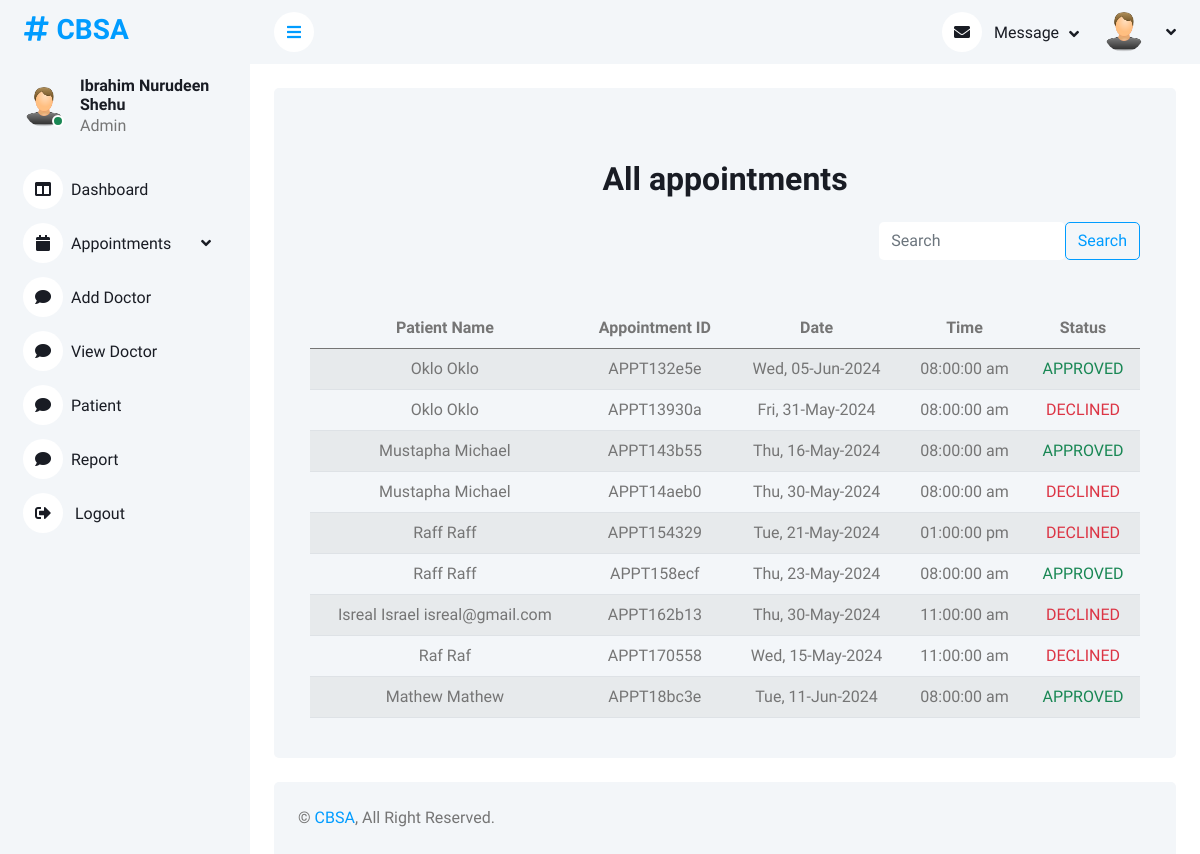
The app's page /admin/all-appointments.php (signed in) with its own data.
### tables this page shows
CREATE TABLE `appointment` (
  `appointment_id` varchar(255) NOT NULL,
  `fullname` varchar(255) NOT NULL,
  `email` varchar(255) NOT NULL,
  `phone_number` varchar(255) NOT NULL,
  `appointment_date` date NOT NULL,
  `appointment_time` time NOT NULL,
  `appointment_status` varchar(255) DEFAULT NULL,
  `student_id` int(11) DEFAULT NULL,
  `booking_time` timestamp NOT NULL DEFAULT current_timestamp()
);

CREATE TABLE `student` (
  `student_id` int(11) NOT NULL,
  `firstname` varchar(255) NOT NULL,
  `lastname` varchar(255) NOT NULL,
  `othername` varchar(255) NOT NULL,
  `email` varchar(255) NOT NULL,
  `matric` varchar(255) NOT NULL,
  `password` varchar(255) NOT NULL,
  `blood_group` varchar(255) DEFAULT NULL,
  `genotype` varchar(255) DEFAULT NULL,
  `time` timestamp NOT NULL DEFAULT current_timestamp()
);

### admin/all-appointments.php (the view, shortened to what this page needs)
<?php
include("../include/connect.php");
if (isset($_SESSION["admin_id"])) {
    $user_id = $_SESSION["admin_id"];
    $sql = mysqli_query($connect,"SELECT * FROM `admin` WHERE admin_id = $user_id");
    $fetch = mysqli_fetch_assoc($sql);
    $fullname = $fetch["fullname"];
}
?>
<!DOCTYPE html>
<html lang="en">
<head>
    <link href="https://cdnjs.cloudflare.com/ajax/libs/font-awesome/5.10.0/css/all.min.css" rel="stylesheet">
    <link href="https://cdn.jsdelivr.net/npm/bootstrap-icons@1.4.1/font/bootstrap-icons.css" rel="stylesheet">
    <link href="lib/owlcarousel/assets/owl.carousel.min.css" rel="stylesheet">
    <link href="lib/tempusdominus/css/tempusdominus-bootstrap-4.min.css" rel="stylesheet" />
    <link href="css/bootstrap.min.css" rel="stylesheet">
    <link href="css/style.css" rel="stylesheet">
</head>
<body>
    <div class="container-xxl position-relative bg-white d-flex p-0">
        <div class="sidebar pe-4 pb-3">
            <nav class="navbar bg-light navbar-light">
                <a href="dashboard.php" class="navbar-brand mx-4 mb-3">
                    <h3 class="text-primary"><i class="fa fa-hashtag me-2"></i>CBSA</h3>
                </a>
                <div class="d-flex align-items-center ms-4 mb-4">
                    <div class="position-relative">
                        <img class="rounded-circle" src="./img/user.png" alt="" style="width: 40px; height: 40px;">
                        <div class="bg-success rounded-circle border border-2 border-white position-absolute end-0 bottom-0 p-1"></div>
                    </div>
                    <div class="ms-3">
                        <h6 class="mb-0"><?php echo $fullname;?></h6>
                        <span>Admin</span>
                    </div>
                </div>
                <div class="navbar-nav w-100">
                    <a href="dashboard.php" class="nav-item nav-link"><i class="fas fa-columns me-2"></i>Dashboard</a>
                    <div class="nav-item dropdown">
                        <a href="#" class="nav-link dropdown-toggle" data-bs-toggle="dropdown"><i class="fas fa-calendar me-2"></i>Appointments</a>
                    </div>
                    <a href="add_doctor.php" class="nav-item nav-link"><i class="fas fa-comment me-2"></i>Add Doctor</a>
                    <a href="view_doctor.php" class="nav-item nav-link"><i class="fas fa-comment me-2"></i>View Doctor</a>
                    <a href="patient.php" class="nav-item nav-link"><i class="fas fa-comment me-2"></i>Patient</a>
                    <a href="report.php" class="nav-item nav-link"><i class="fas fa-comment me-2"></i>Report</a>
                    <a href="#" onclick="logout()" class="nav-item nav-link"> <i class="fas fa-sign-out-alt me-2"></i>
                        Logout</a>
                    </div>
                </div>
        </div>
        <div class="content">
            <nav class="navbar navbar-expand bg-light navbar-light sticky-top px-4 py-0">
                <a href="#" class="sidebar-toggler flex-shrink-0">
                    <i class="fa fa-bars"></i>
                </a>
                <div class="navbar-nav align-items-center ms-auto">
                    <div class="nav-item dropdown">
                        <a href="#" class="nav-link dropdown-toggle" data-bs-toggle="dropdown">
                            <i class="fa fa-envelope me-lg-2"></i>
                            <span class="d-none d-lg-inline-flex">Message</span>
                        </a>
                    </div>
                    <div class="nav-item dropdown">
                        <a href="#" class="nav-link dropdown-toggle" data-bs-toggle="dropdown">
                            <img class="rounded-circle me-lg-2" src="./img/user.png" alt="" style="width: 40px; height: 40px;">
                        </a>
                    </div>
                </div>
            </nav>
            <div class="container-fluid pt-4 px-4">
                <div class="bg-light text-center rounded p-4">
                <div class="container mt-5">
    <h2 class="mb-4">All appointments</h2>
    <div class="row">
        <form class="col-sm-4 ms-auto d-flex mb-5" action="search.php" method="get">
            <input class="form-control border-0" type="search" name="search" placeholder="Search">
            <input class="btn btn-outline-primary" value="Search" type="submit">
        </form>
    </div>
    <div class="table-responsive">
        <table class="table table-striped">
            <thead>
                <tr>
                    <th scope="col">Patient Name</th>
                    <th scope="col">Appointment ID</th>
                    <th scope="col">Date</th>
                    <th scope="col">Time</th>
                    <th scope="col">Status</th>
                </tr>
            </thead>
            <tbody>
            <?php
$pending_appt = mysqli_query($connect,"SELECT * FROM `appointment` INNER JOIN `student` ON appointment.student_id = student.student_id");
                while ($pending_appt_fetch = mysqli_fetch_assoc($pending_appt)) {
                    $patient_firstname = $pending_appt_fetch["firstname"];
                    $patient_lastname = $pending_appt_fetch["lastname"];
                    if (isset($pending_appt_fetch["othername"])) {
                        $patient_othername = $pending_appt_fetch["othername"];
                    }else{
                        $patient_othername = null;
                    }
                    $appointment_id = $pending_appt_fetch["appointment_id"];
                    $appointment_date = $pending_appt_fetch["appointment_date"];
                     $appointment_date = strtotime($appointment_date);
                     $appointment_date = date("D, d-M-Y",$appointment_date);
                     $appointment_time = $pending_appt_fetch["appointment_time"];
                     $appointment_time = strtotime($appointment_time);
                     $appointment_time = date("h:i:s a",$appointment_time);
                    $appointment_status = $pending_appt_fetch["appointment_status"];
                    switch ($appointment_status) {
                            case 'DECLINED':
                                echo '
                                    <tr>
                                        <td>'.$patient_firstname . " " . $patient_lastname ." ".$patient_othername.' </td>
                                        <td>'. $appointment_id  .'</td>
                                        <td>'. $appointment_date  .'</td>
                                        <td>'. $appointment_time  .'</td>
                                        <td class="text-danger">'. $appointment_status  .'</td>
                                    </tr>
                                ';
                                break;
                        default:
                            echo '
                                <tr>
                                    <td>'.$patient_firstname . " " . $patient_lastname ." ".$patient_othername.' </td>
                                    <td>'. $appointment_id  .'</td>
                                    <td>'. $appointment_date  .'</td>
                                    <td>'. $appointment_time  .'</td>
                                    <td class="text-success">'. $appointment_status  .'</td>
                                </tr>
                            ';
                            break;
                    }
                }
              ?>
            </tbody>
        </table>
    </div>
</div>
        </div>
            </div>
            <div class="container-fluid pt-4 px-4">
                <div class="bg-light rounded-top p-4">
                    <div class="row">
                        <div class="col-12 col-sm-6 text-center text-sm-start">
                            &copy; <a href="#">CBSA</a>, All Right Reserved.
                        </div>
                    </div>
                </div>
            </div>
        </div>
</body>
</html>

### admin/css/style.css (style rules this page uses)
:root { --primary: #009CFF; --light: #F3F6F9; --dark: #191C24; }
.btn { transition: .5s; }
.sidebar { position: fixed; top: 0; left: 0; bottom: 0; width: 250px; height: 100vh; overflow-y: auto; background: var(--light); transition: 0.5s; z-index: 999; }
.content { margin-left: 250px; min-height: 100vh; background: #FFFFFF; transition: 0.5s; }
@media (min-width: 992px) { .sidebar { margin-left: 0; } }
@media (min-width: 992px) { .content { width: calc(100% - 250px); } }
.sidebar .navbar .navbar-nav .nav-link { padding: 7px 20px; color: var(--dark); font-weight: 500; border-left: 3px solid var(--light); border-radius: 0 30px 30px 0; outline: none; }
.sidebar .navbar .navbar-nav .nav-link i { width: 40px; height: 40px; display: inline-flex; align-items: center; justify-content: center; background: #FFFFFF; border-radius: 40px; }
.sidebar .navbar .dropdown-toggle::after { position: absolute; top: 15px; right: 15px; border: none; content: "\f107"; font-family: "Font Awesome 5 Free"; font-weight: 900; transition: .5s; }
.content .navbar .navbar-nav .nav-link { margin-left: 25px; padding: 12px 0; color: var(--dark); outline: none; }
.content .navbar .sidebar-toggler, .content .navbar .navbar-nav .nav-link i { width: 40px; height: 40px; display: inline-flex; align-items: center; justify-content: center; background: #FFFFFF; border-radius: 40px; }
.content .navbar .dropdown-toggle::after { margin-left: 6px; vertical-align: middle; border: none; content: "\f107"; font-family: "Font Awesome 5 Free"; font-weight: 900; transition: .5s; }

### records on screen
appointment: student.firstname "Oklo", student.lastname "Oklo", appointment_id "APPT132e5e", appointment_date "Wed, 05-Jun-2024", appointment_time "08:00:00 am", appointment_status "APPROVED"
appointment: student.firstname "Oklo", student.lastname "Oklo", appointment_id "APPT13930a", appointment_date "Fri, 31-May-2024", appointment_time "08:00:00 am", appointment_status "DECLINED"
appointment: student.firstname "Mustapha", student.lastname "Michael", appointment_id "APPT143b55", appointment_date "Thu, 16-May-2024", appointment_time "08:00:00 am", appointment_status "APPROVED"
appointment: student.firstname "Mustapha", student.lastname "Michael", appointment_id "APPT14aeb0", appointment_date "Thu, 30-May-2024", appointment_time "08:00:00 am", appointment_status "DECLINED"
appointment: student.firstname "Raff", student.lastname "Raff", appointment_id "APPT154329", appointment_date "Tue, 21-May-2024", appointment_time "01:00:00 pm", appointment_status "DECLINED"
appointment: student.firstname "Raff", student.lastname "Raff", appointment_id "APPT158ecf", appointment_date "Thu, 23-May-2024", appointment_time "08:00:00 am", appointment_status "APPROVED"
appointment: student.firstname "Isreal", student.lastname "Israel", student.othername "isreal@gmail.com", appointment_id "APPT162b13", appointment_date "Thu, 30-May-2024", appointment_time "11:00:00 am", appointment_status "DECLINED"
appointment: student.firstname "Raf", student.lastname "Raf", appointment_id "APPT170558", appointment_date "Wed, 15-May-2024", appointment_time "11:00:00 am", appointment_status "DECLINED"
appointment: student.firstname "Mathew", student.lastname "Mathew", appointment_id "APPT18bc3e", appointment_date "Tue, 11-Jun-2024", appointment_time "08:00:00 am", appointment_status "APPROVED"

### other values on screen
$fullname "Ibrahim Nurudeen Shehu"
